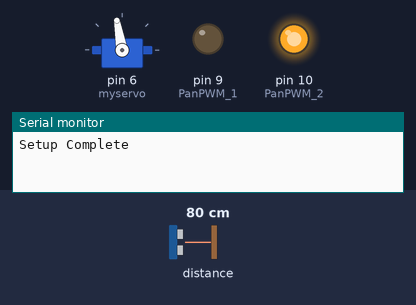
Bench run of a sketch on a simulated Arduino Uno, built with avr-gcc and run on an emulated ATmega328P. Parts: servo, output pins drawn as LEDs (lit = HIGH), the last lines printed to the serial monitor. Inputs (shaded band) come from the test bench; at power-on: distance to the obstacle 80 cm.

Above: at 0.05 s.
At 0.75 s:
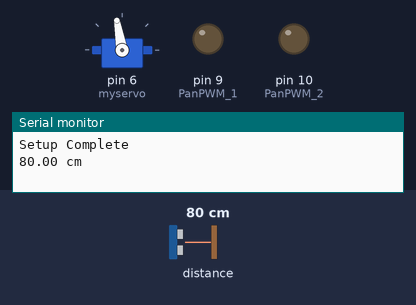
At 1.5 s:
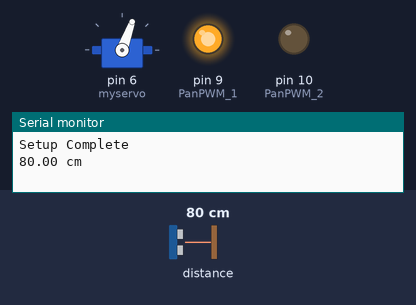
Timing chart, 0 to 3.7 s (numbered marks = the images above):
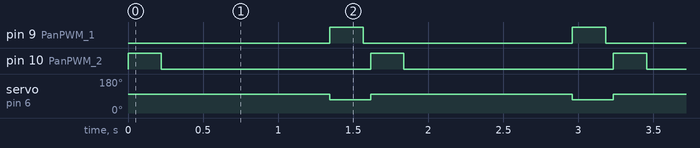

Measured:
- by itself, pin 9 (PanPWM_1), pin 10 (PanPWM_2): alternates HIGH for 0.22 s and LOW for 1.4 s
- by itself, servo on pin 6 (myservo): alternates 100° for 1.3 s and 70° for 0.27 s

The sketch:

LidarTesting.ino
```cpp
/**
* Lidar and Gimbal and accelerometer data.
* Receive a command
* Query its angular postion.
* Move to new angle
* Aquire Lidar Distance.
* Return angle and lidar value
*/
#define PanPWM_1 9
#define PanPWM_2 10
#include <Servo.h>
#include <Wire.h>
#include <LIDARLite.h>
Servo myservo;
// Globals
LIDARLite lidarLite;
int cal_cnt = 0;
int dist = 0;

void setup()
{
  Serial.begin(9600); // Initialize serial connection to display distance readings
  Serial.println("Setup Complete");
  lidarLite.begin(0, true); // Set configuration to default and I2C to 400 kHz
  lidarLite.configure(5); // Change this number to try out alternate configurations
  pinMode(PanPWM_1, OUTPUT);
  pinMode(PanPWM_2, OUTPUT);
  myservo.attach(6);
}

void loop()
{
  myservo.write(100);
  digitalWrite(PanPWM_1, 0);
  digitalWrite(PanPWM_2, 1);
  delay(222);
  digitalWrite(PanPWM_1, 0);
  digitalWrite(PanPWM_2, 0);

  Serial.print(getLidarDistance());
  Serial.println(" cm");
  delay(1000);

  myservo.write(70);
  digitalWrite(PanPWM_1, 1);
  digitalWrite(PanPWM_2, 0);
  delay(222);
  digitalWrite(PanPWM_1, 0);
  digitalWrite(PanPWM_2, 0);
  delay(50);
}

float getLidarDistance ()
{
  int val1 = lidarLite.distance();
  int val2 = lidarLite.distance();
  int val3 = lidarLite.distance();
  int val4 = lidarLite.distance();
  int val5 = lidarLite.distance();
  int val6 = lidarLite.distance();
  int val7 = lidarLite.distance();
  int val8 = lidarLite.distance();
  int val9 = lidarLite.distance();
  int val10 = lidarLite.distance();
  int val11 = lidarLite.distance();
  int val12 = lidarLite.distance();
  float aveVal = (val1+val2+val3+val12+val4+val5+val6+val7+val8+val9+val10+val11)/12.0;
  return (aveVal);
}
```
